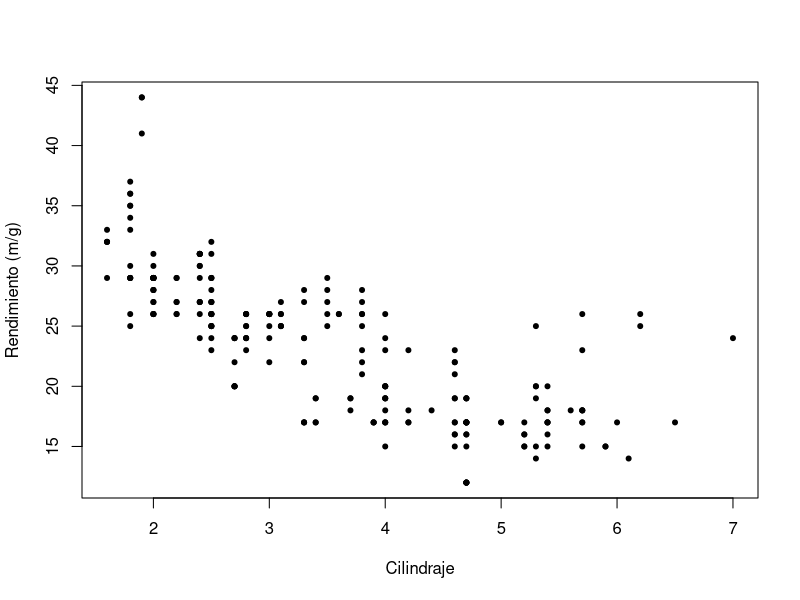
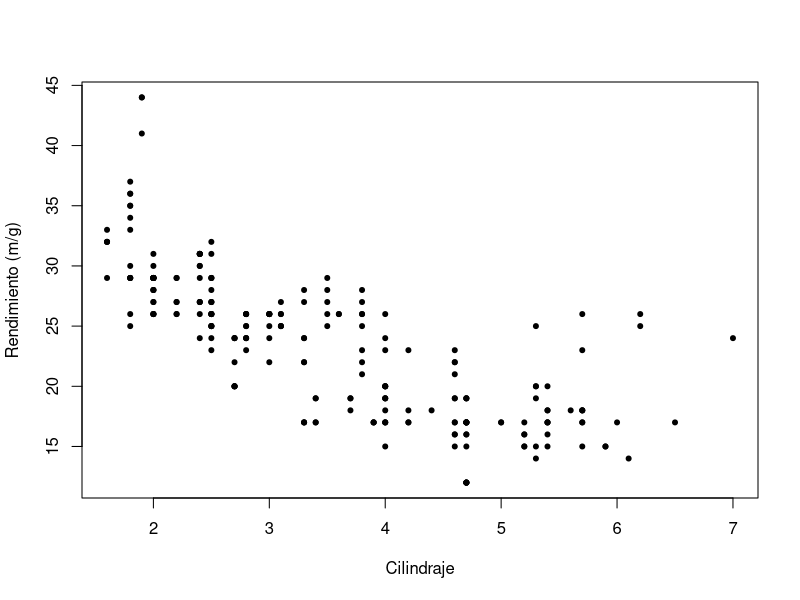

R code for these plots, in order:
## ---- chunk 1
#| message: false
#| warning: false 
#| echo: true  
#| eval: true  
#| results: hide 
library(tidyverse)
data(mpg) 
medias=with(mpg,tapply(hwy,class,mean)) 
medias
## ---- chunk 2
#| echo: false
#| label: tbl-tablamedias 
#| tbl-cap: 'Medias de hwy para cada clase carro' 
library(knitr) 
kable(medias)   
## ---- chunk 3
#| fig-cap: "Rendimiento en función del cilindraje" 
#| label: fig-rendimientovscilindraje 

with(mpg,plot(displ,hwy,pch=20,xlab="Cilindraje",,ylab="Rendimiento (m/g)"))  
## ---- chunk 4
#| fig-cap: "Rendimiento en función del cilindraje" 

#| fig-width: 12
#| fig-height: 4


with(mpg,plot(displ,hwy,pch=20,xlab="Cilindraje",,ylab="Rendimiento (m/g)"))  
## ---- chunk 5
#| echo: false
#| label: tbl-DatosEjemploVar
#| tbl-cap: 'Datos para ilustrar el uso de la fórmula -@eq-formulavarianza'  
x=c(4,6,1,2,3,1) 
kable(matrix(x,nrow = 2)) 
